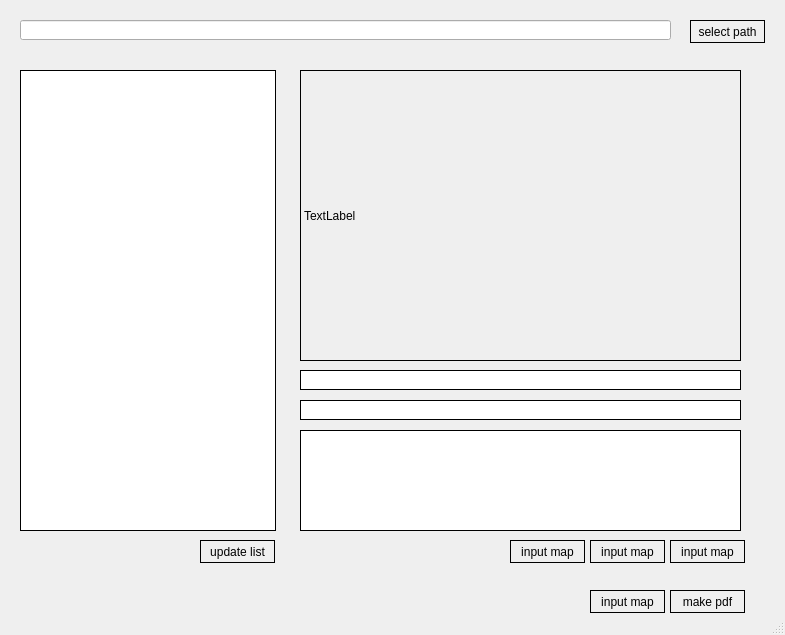
<?xml version="1.0" encoding="UTF-8"?>
<ui version="4.0">
 <class>MainWindow</class>
 <widget class="QMainWindow" name="MainWindow">
  <property name="geometry">
   <rect>
    <x>0</x>
    <y>0</y>
    <width>785</width>
    <height>635</height>
   </rect>
  </property>
  <property name="windowTitle">
   <string>MainWindow</string>
  </property>
  <widget class="QWidget" name="centralwidget">
   <widget class="QPushButton" name="pushButton">
    <property name="geometry">
     <rect>
      <x>690</x>
      <y>20</y>
      <width>75</width>
      <height>23</height>
     </rect>
    </property>
    <property name="styleSheet">
     <string notr="true">border: 1px solid black;</string>
    </property>
    <property name="text">
     <string>select path</string>
    </property>
   </widget>
   <widget class="QLineEdit" name="lineEdit">
    <property name="geometry">
     <rect>
      <x>20</x>
      <y>20</y>
      <width>651</width>
      <height>20</height>
     </rect>
    </property>
   </widget>
   <widget class="QListWidget" name="listWidget">
    <property name="geometry">
     <rect>
      <x>20</x>
      <y>70</y>
      <width>256</width>
      <height>461</height>
     </rect>
    </property>
    <property name="styleSheet">
     <string notr="true">border: 1px solid black;</string>
    </property>
   </widget>
   <widget class="QPushButton" name="pushButton_2">
    <property name="geometry">
     <rect>
      <x>590</x>
      <y>590</y>
      <width>75</width>
      <height>23</height>
     </rect>
    </property>
    <property name="styleSheet">
     <string notr="true">border: 1px solid black;</string>
    </property>
    <property name="text">
     <string>input map</string>
    </property>
   </widget>
   <widget class="QPushButton" name="pushButton_3">
    <property name="geometry">
     <rect>
      <x>200</x>
      <y>540</y>
      <width>75</width>
      <height>23</height>
     </rect>
    </property>
    <property name="styleSheet">
     <string notr="true">border: 1px solid black;</string>
    </property>
    <property name="text">
     <string>update list</string>
    </property>
   </widget>
   <widget class="QLabel" name="label">
    <property name="geometry">
     <rect>
      <x>300</x>
      <y>70</y>
      <width>441</width>
      <height>291</height>
     </rect>
    </property>
    <property name="styleSheet">
     <string notr="true">border: 1px solid black;</string>
    </property>
    <property name="text">
     <string>TextLabel</string>
    </property>
   </widget>
   <widget class="QLineEdit" name="lineEdit_2">
    <property name="geometry">
     <rect>
      <x>300</x>
      <y>370</y>
      <width>441</width>
      <height>20</height>
     </rect>
    </property>
    <property name="styleSheet">
     <string notr="true">border: 1px solid black;</string>
    </property>
   </widget>
   <widget class="QLineEdit" name="lineEdit_3">
    <property name="geometry">
     <rect>
      <x>300</x>
      <y>430</y>
      <width>441</width>
      <height>101</height>
     </rect>
    </property>
    <property name="styleSheet">
     <string notr="true">border: 1px solid black;</string>
    </property>
   </widget>
   <widget class="QPushButton" name="pushButton_4">
    <property name="geometry">
     <rect>
      <x>670</x>
      <y>540</y>
      <width>75</width>
      <height>23</height>
     </rect>
    </property>
    <property name="styleSheet">
     <string notr="true">border: 1px solid black;</string>
    </property>
    <property name="text">
     <string>input map</string>
    </property>
   </widget>
   <widget class="QPushButton" name="pushButton_5">
    <property name="geometry">
     <rect>
      <x>590</x>
      <y>540</y>
      <width>75</width>
      <height>23</height>
     </rect>
    </property>
    <property name="styleSheet">
     <string notr="true">border: 1px solid black;</string>
    </property>
    <property name="text">
     <string>input map</string>
    </property>
   </widget>
   <widget class="QPushButton" name="pushButton_6">
    <property name="geometry">
     <rect>
      <x>510</x>
      <y>540</y>
      <width>75</width>
      <height>23</height>
     </rect>
    </property>
    <property name="styleSheet">
     <string notr="true">border: 1px solid black;</string>
    </property>
    <property name="text">
     <string>input map</string>
    </property>
   </widget>
   <widget class="QLineEdit" name="lineEdit_4">
    <property name="geometry">
     <rect>
      <x>300</x>
      <y>400</y>
      <width>441</width>
      <height>20</height>
     </rect>
    </property>
    <property name="styleSheet">
     <string notr="true">border: 1px solid black;</string>
    </property>
   </widget>
   <widget class="QPushButton" name="pushButton_7">
    <property name="geometry">
     <rect>
      <x>670</x>
      <y>590</y>
      <width>75</width>
      <height>23</height>
     </rect>
    </property>
    <property name="styleSheet">
     <string notr="true">border: 1px solid black;</string>
    </property>
    <property name="text">
     <string>make pdf</string>
    </property>
   </widget>
  </widget>
  <widget class="QStatusBar" name="statusbar"/>
 </widget>
 <resources/>
 <connections/>
</ui>
